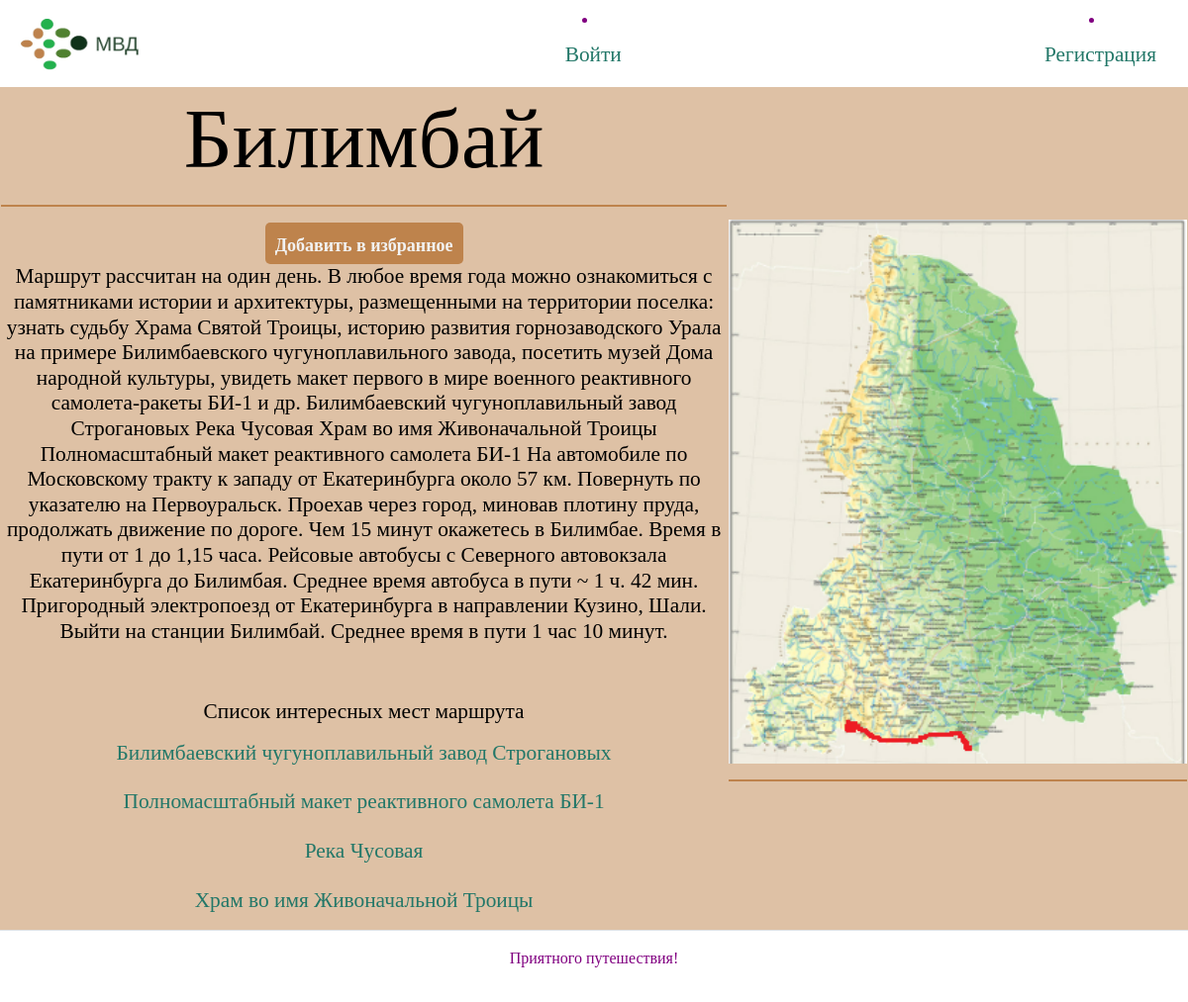
Screenshot of /weekends_routes/4/ with the database file from the repository.
### sverdlovskroute/models.py (models this page shows, shortened)
class Weekend_rout(models.Model):
    name = models.CharField(max_length=200)
    description = models.TextField()
    interesting_place = models.ManyToManyField(Interesting_place)
    location = models.TextField()
    img = models.ImageField(upload_to='images/', blank=True, null=True)
    favourites_routes = models.ManyToManyField(User, related_name='favourites_routes', blank=True)
    class Meta:
        ordering = ["name"]

class Interesting_place(models.Model):
    name = models.CharField(max_length=200)
    description = models.TextField()
    location = models.TextField()
    img = models.ImageField(upload_to='images/', blank=True, null=True)
    favourites = models.ManyToManyField(User, related_name='favourites', blank=True)
    class Meta:
        ordering = ["name"]

### sverdlovskroute/views.py (the view)
# urls.py: path('weekends_routes/<id>/', views.weekends_routes_detail, name = 'weekends_routes_detail'),
def weekends_routes_detail(request, id):
    weekends_routes_detail = Weekend_rout.objects.get(id=id)
    template = 'sverdlovskroute/weekends_routes_detail.html'
    title = 'Маршруты выходного дня по Свердловской области'
    context = {
        'title': title,
        'weekends_routes_detail': weekends_routes_detail,
    }
    return render(request, template, context)

### templates/sverdlovskroute/weekends_routes_detail.html
{% extends 'base.html' %}
{% load static %}
{% block content %}
<table>
    <tr>
        <th><h1> {{ weekends_routes_detail.name }} </h1>
            <hr>
            <a href="{% url 'favourites_routes' weekends_routes_detail.id %}" type="button" class="b1">Добавить в избранное</a>
            <h3> {{ weekends_routes_detail.description }} </h3>
        <br><br>
             <h3> Список интересных мест маршрута</h3>
             {% for place in  weekends_routes_detail.interesting_place.all %}
             <h3> <a class="nav-link" href="{% url 'interesting_places_detail'  place.id %}">{{place.name}}</a></h3>
     {% endfor %}
         </th>
      <th><img src= {{weekends_routes_detail.img.url}} align=”middle” height="550px"> <br><hr></th>
    </tr>
  </table>
{% endblock %}

### static/css/main.css (style rules this page uses)
body { background-image: url('img/fon1.png'); background-repeat: no-repeat; background-size: cover; font-family: "Kyiv*Type Titling"; color: purple; }
h1 { font-family: "Kyiv*Type Titling" }

### templates/includes/header.html (style rules this page uses)
body { background-image: url('/static/img/fon1.png'); background-repeat: no-repeat; background-size: cover; font-family: "Kyiv*Type Titling"; color: #000000; }
h1 { font-family: "Kyiv*Type Titling"; color: #000000; font-size: 64pt; text-align: center }
h3 { font-family: "Kyiv*Type Titling"; color: #000000; font-size: 16pt; text-align: center }
a { color: #227768; font-size: 16pt; text-decoration: none; }
.b1 { background: #BE834C; height: 42px; border: none; color: #f2f2f2; padding: 10px; font-size: 18px; border-radius: 5px; position: relative; box-sizing: border-box; transition: all 500ms ease; }
th { text-align: center }
hr { border: none; background-color: #BE834C; color: #BE834C; height: 2px; }

### rows the page displays
Weekend_rout: name "Билимбай", description "Маршрут рассчитан на один день. В любое время года можно ознакомиться с памятниками истории и архитектуры, размещенными на территории поселка: узнать судьбу Храма Святой Троицы, историю развития горнозаводского Урала на примере Билимбаевского чугуноплавильного завода, посетить музей Дома народной культуры, увидеть макет первого в мире военного реактивного самолета-ракеты БИ-1 и др. Билимбаевский чугуноплавильный завод Строгановых Река Чусовая Храм во имя Живоначальной Троицы Полномасштабный макет реактивного самолета БИ-1 На автомобиле по Московскому тракту к западу от Екатеринбурга около 57 км. Повернуть по указателю на Первоуральск. Проехав через город, миновав плотину пруда, продолжать…", img (picture)
Interesting_place: name "Билимбаевский чугуноплавильный завод Строгановых"
Interesting_place: name "Полномасштабный макет реактивного самолета БИ-1"
Interesting_place: name "Река Чусовая"
Interesting_place: name "Храм во имя Живоначальной Троицы"
